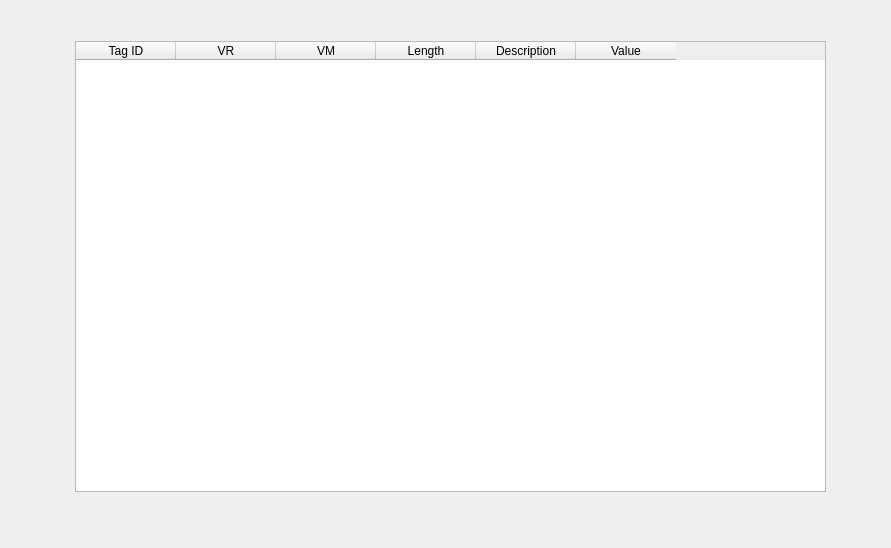
<?xml version="1.0" encoding="UTF-8"?>
<ui version="4.0">
 <class>Dialog</class>
 <widget class="QDialog" name="Dialog">
  <property name="geometry">
   <rect>
    <x>0</x>
    <y>0</y>
    <width>891</width>
    <height>548</height>
   </rect>
  </property>
  <property name="windowTitle">
   <string>Dialog</string>
  </property>
  <widget class="QTableWidget" name="tableWidget">
   <property name="geometry">
    <rect>
     <x>75</x>
     <y>41</y>
     <width>751</width>
     <height>451</height>
    </rect>
   </property>
   <column>
    <property name="text">
     <string>Tag ID</string>
    </property>
   </column>
   <column>
    <property name="text">
     <string>VR</string>
    </property>
   </column>
   <column>
    <property name="text">
     <string>VM</string>
    </property>
   </column>
   <column>
    <property name="text">
     <string>Length</string>
    </property>
   </column>
   <column>
    <property name="text">
     <string>Description</string>
    </property>
   </column>
   <column>
    <property name="text">
     <string>Value</string>
    </property>
   </column>
  </widget>
 </widget>
 <resources/>
 <connections/>
</ui>
